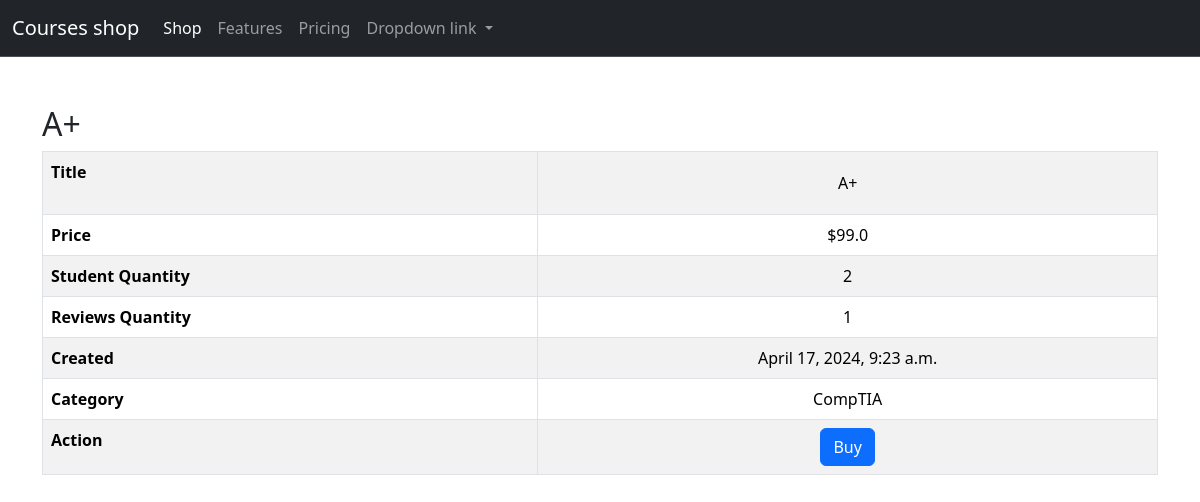
/shop/course_detail/5/, run on the app's committed database.
### shop/models.py (models this page shows, shortened)
class Course(models.Model):
    title = models.CharField(max_length=255)
    price = models.FloatField()
    students_qty = models.IntegerField()
    reviews_qty = models.IntegerField()
    created_at = models.DateTimeField(default=timezone.now)
    category = models.ForeignKey(Category, on_delete=models.CASCADE)

class Category(models.Model):
    title = models.CharField(max_length=300)
    created_at = models.DateTimeField(default=timezone.now)

### shop/views.py (the view)
def course_detail(request, course_id):
    try:
        course = Course.objects.get(pk=course_id)
        return render(request, "courses/course_detail.html", {"course": course})
    except Course.DoesNotExist as e:
        print(e)
        return render(
            request, "error_not_found/error_not_found.html", {"error": e}, status=404
        )

### shop/templatetags/custom_filters.py (called while the page is built)
@register.filter(name="split_first")
def split_first(value, delimiter=" "):
    parts = value.split(delimiter)
    return parts[0] if parts else value

### templates/courses/course_detail.html (shortened to what this page needs)
{% extends "base.html" %}
{% load custom_filters %}
{%block content%}
<h2>{{course.title}}</h2>
<table class="table table-striped table-bordered table-hover">
    <tbody>
    <tr>
        <th>Title</th>
        <td class="text-center" style="padding: 0;">
            <a href="{% url 'courses:detail' course.id %}"
               style="display: block; width: 100%; height: 100%; padding: 20px; color: inherit; text-decoration: none; line-height: normal;">
                {{ course.title }}
            </a>
        </td>
    </tr>
    <tr>
        <th>Price</th>
        <td class="text-center">${{ course.price }}</td>
    </tr>
    <tr>
        <th>Student Quantity</th>
        <td class="text-center">{{ course.students_qty }}</td>
    </tr>
    <tr>
        <th>Reviews Quantity</th>
        <td class="text-center">{{ course.reviews_qty }}</td>
    </tr>
    <tr>
        <th>Created</th>
        <td class="text-center">{{ course.created_at }}</td>
    </tr>
    <tr>
        <th>Category</th>
        <td class="text-center">{{ course.category.title }}</td>
    </tr>
    <tr>
        <th>Action</th>
        <td class="text-center">
            <button class="btn btn-primary">Buy</button>
        </td>
    </tr>
    </tbody>
</table>
{%endblock%}

### data on the page
Course: title "A+", price "99.0", students_qty "2", reviews_qty "1", created_at "April 17, 2024, 9:23 a.m.", category "CompTIA"
